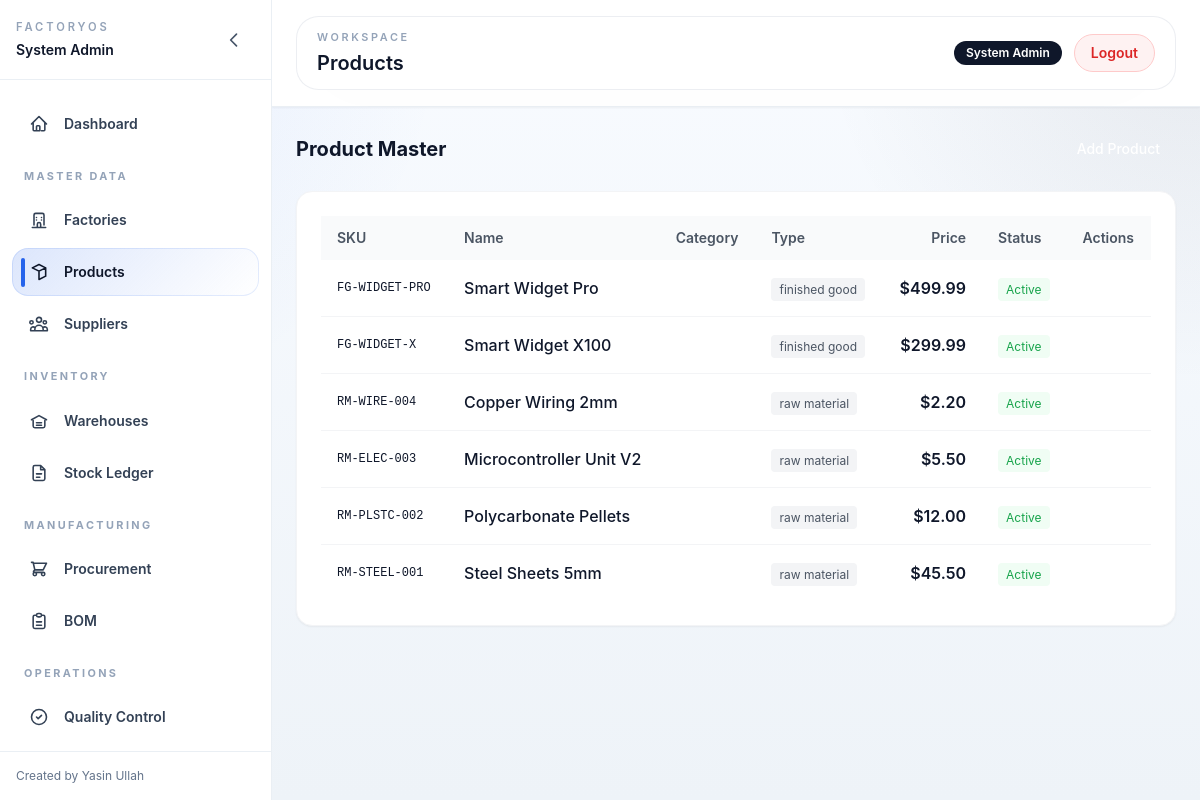
The page /master/products (signed in) on the database its author committed.
### tables this page shows
CREATE TABLE `products` (
  `id` int NOT NULL,
  `sku` varchar(100) NOT NULL,
  `name` varchar(150) NOT NULL,
  `type` enum('raw_material','finished_good','semi_finished') NOT NULL,
  `reorder_level` decimal(15,2) DEFAULT '0.00',
  `price` decimal(15,2) DEFAULT '0.00',
  `status` enum('active','inactive') DEFAULT 'active',
  `created_at` timestamp NULL DEFAULT CURRENT_TIMESTAMP
);

### app/Controllers/MasterDataController.php (called while the page is built, shortened)
<?php
class MasterDataController extends Controller {
    public function products() {
        $model = new Product();
        $data = ['title' => 'Products', 'products' => $model->getAll()];
        $this->view('master/products', $data);
    }
}

### app/Core/Application.php (called while the page is built, shortened)
<?php
class Application {
    private $router;
    public function __construct() {
        require_once __DIR__ . '/Database.php';
        require_once __DIR__ . '/Router.php';
        require_once __DIR__ . '/Controller.php';
        require_once __DIR__ . '/Model.php';
        $this->router = new Router();
    }
    private function registerRoutes() {
        $this->router->loadRoutes();
    }
    public function run() {
        $this->router->dispatch($_SERVER['REQUEST_URI'], $_SERVER['REQUEST_METHOD']);
    }
}

### public/index.php (called while the page is built, shortened)
<?php
require_once __DIR__ . '/../app/Helpers/AppHelper.php';
require_once __DIR__ . '/../app/Core/Application.php';
$app = new App\Core\Application();
$app->run();

### app/Core/Database.php (called while the page is built, shortened)
<?php
class Database {
    private static $instance = null;
    private $connection;
    private function __construct() {
        $config = require __DIR__ . '/../../config/database.php';
        $dsn = "mysql:host=" . $config['host'] . ";dbname=" . $config['database'] . ";charset=" . $config['charset'];
        try {
            $this->connection = new PDO($dsn, $config['username'], $config['password'], [
                PDO::ATTR_ERRMODE => PDO::ERRMODE_EXCEPTION,
                PDO::ATTR_DEFAULT_FETCH_MODE => PDO::FETCH_ASSOC,
                PDO::ATTR_EMULATE_PREPARES => false,
            ]);
        } catch (PDOException $e) {
            header('HTTP/1.1 500 Internal Server Error');
            echo json_encode(['error' => 'Database connection failed.']);
            exit;
        }
    }
    public static function getInstance() {
        if (self::$instance === null) {
            self::$instance = new Database();
        }
        return self::$instance;
    }
    public function getConnection() {
        return $this->connection;
    }
}

### config/database.php (called while the page is built)
<?php
return [
    'host' => '127.0.0.1',
    'database' => 'myfactory_db',
    'username' => 'root',
    'password' => 'root',
    'charset' => 'utf8mb4'
];

### app/Core/Model.php (called while the page is built, shortened)
<?php
class Model {
    public function __construct() {
        $this->db = Database::getInstance()->getConnection();
    }
}

### app/Models/Product.php (called while the page is built, shortened)
<?php
class Product extends Model {
    public function getAll() {
        return $this->db->query("SELECT * FROM products ORDER BY id DESC")->fetchAll(PDO::FETCH_ASSOC);
    }
}

### config/app.php (called while the page is built)
<?php
return [
    'app_name' => 'Enterprise Factory Management',
    'base_path' => '/myfactory',
    'timezone' => 'UTC',
    'session_timeout' => 28800,
    'idle_timeout' => 2400,
];

### app/Helpers/AppHelper.php (called while the page is built, shortened)
<?php
if (!function_exists('app_config')) {
    function app_config() {
        static $config = null;
        if ($config === null) {
            $config = require __DIR__ . '/../../config/app.php';
        }
        return $config;
    }
}
if (!function_exists('app_path')) {
    function app_path() {
        $basePath = trim((string) (app_config()['base_path'] ?? ''), '/');
        return $basePath === '' ? '' : '/' . $basePath;
    }
}
if (!function_exists('app_url')) {
    function app_url($path = '/') {
        $basePath = app_path();
        $path = trim((string) $path);
        if ($path === '' || $path === '/') {
            return $basePath === '' ? '/' : $basePath . '/';
        }
        return ($basePath === '' ? '' : $basePath) . '/' . ltrim($path, '/');
    }
}
if (!function_exists('app_request_path')) {
    function app_request_path() {
        $path = parse_url($_SERVER['REQUEST_URI'] ?? '/', PHP_URL_PATH) ?: '/';
        $basePath = app_path();
        foreach (array_filter([$basePath . '/public', $basePath], fn ($value) => $value !== '') as $prefix) {
            if (strpos($path, $prefix) === 0) {
                $path = substr($path, strlen($prefix));
                break;
            }
        }
        return $path === '' ? '/' : $path;
    }
}
if (!function_exists('sidebar_is_collapsed')) {
    function sidebar_is_collapsed() {
        return isset($_COOKIE['sidebar_collapsed']) && $_COOKIE['sidebar_collapsed'] === '1';
    }
}

### app/Models/User.php (called while the page is built, shortened)
<?php
class User extends Model {
    public static function getAccessProfile($userId) {
        $db = \App\Core\Database::getInstance()->getConnection();
        $stmt = $db->prepare("
            SELECT u.role_id, u.role, r.name AS role_name
            FROM users u
            LEFT JOIN roles r ON u.role_id = r.id
            WHERE u.id = ?
            LIMIT 1
        ");
        $stmt->execute([$userId]);
        return $stmt->fetch(PDO::FETCH_ASSOC) ?: null;
    }
    public static function isSuperAdmin($userId) {
        $profile = self::getAccessProfile($userId);
        if ((int) ($profile['role_id'] ?? 0) === 1) {
            return true;
        }
        return false;
    }
    public static function hasPermission($userId, $module, $action = 'read') {
        $profile = self::getAccessProfile($userId);
        if (self::isSuperAdmin($userId)) {
            return true;
        }
        $roleId = (int) ($profile['role_id'] ?? 0);
        $column = 'can_' . $action;
        $db = \App\Core\Database::getInstance()->getConnection();
        $stmt = $db->prepare("SELECT $column FROM role_permissions WHERE role_id = ? AND module = ? LIMIT 1");
        $stmt->execute([$roleId, $module]);
        $perm = $stmt->fetchColumn();
        return $perm ? true : false;
    }
}

### app/Views/master/products.php (the view, shortened to what this page needs)
<div class="space-y-6">
    <div class="flex justify-between items-center">
        <h3 class="text-xl font-bold">Product Master</h3>
        <button class="bg-primary text-white px-4 py-2 rounded-lg text-sm font-medium hover:opacity-90"><i class="fas fa-plus mr-2"></i>Add Product</button>
    </div>
    <div class="bg-white p-6 rounded-2xl shadow-sm border border-gray-100 overflow-x-auto">
        <table class="datatable w-full text-left">
            <thead class="bg-gray-50">
                <tr>
                    <th class="px-4 py-3 text-sm font-semibold text-gray-600">SKU</th>
                    <th class="px-4 py-3 text-sm font-semibold text-gray-600">Name</th>
                    <th class="px-4 py-3 text-sm font-semibold text-gray-600">Category</th>
                    <th class="px-4 py-3 text-sm font-semibold text-gray-600">Type</th>
                    <th class="px-4 py-3 text-sm font-semibold text-gray-600 text-right">Price</th>
                    <th class="px-4 py-3 text-sm font-semibold text-gray-600">Status</th>
                    <th class="px-4 py-3 text-sm font-semibold text-gray-600">Actions</th>
                </tr>
            </thead>
            <tbody class="divide-y divide-gray-100">
                <?php foreach ($products as $p): ?>
                <tr class="hover:bg-gray-50 transition-colors">
                    <td class="px-4 py-4 font-mono text-xs"><?= $p['sku'] ?></td>
                    <td class="px-4 py-4 font-medium"><?= $p['name'] ?></td>
                    <td class="px-4 py-4 text-sm"><?= $p['category_name'] ?></td>
                    <td class="px-4 py-4">
                        <span class="px-2 py-1 bg-gray-100 text-gray-600 rounded text-xs"><?= str_replace('_', ' ', $p['type']) ?></span>
                    </td>
                    <td class="px-4 py-4 text-right font-semibold">$<?= number_format($p['price'], 2) ?></td>
                    <td class="px-4 py-4">
                        <span class="px-2 py-1 <?= $p['status'] == 'active' ? 'bg-green-50 text-green-600' : 'bg-red-50 text-red-600' ?> rounded text-xs"><?= ucfirst($p['status']) ?></span>
                    </td>
                    <td class="px-4 py-4">
                    </td>
                </tr>
                <?php endforeach; ?>
            </tbody>
        </table>
    </div>
</div>
<?php
$content = ob_get_clean();
require_once __DIR__ . '/../layouts/main.php';
?>

### app/Core/Router.php (shortened to what this page needs)
<?php
class Router {
    private static $routes = [];
    public static function get($route, $action) {
        self::$routes['GET'][$route] = $action;
    }
    public static function post($route, $action) {
        self::$routes['POST'][$route] = $action;
    }
    public function dispatch($uri, $method) {
        $parsedUrl = parse_url($uri);
        $path = $parsedUrl['path'];
        $config = require __DIR__ . '/../../config/app.php';
        $configuredBasePath = '/' . trim((string) ($config['base_path'] ?? ''), '/');
        $configuredBasePath = $configuredBasePath === '/' ? '' : $configuredBasePath;
        $baseDirs = array_values(array_unique(array_filter([
            $configuredBasePath !== '' ? $configuredBasePath . '/public' : '',
            $configuredBasePath,
            '/myfactory/public',
            '/myfactory',
        ])));
        foreach ($baseDirs as $dir) {
            if (strpos($path, $dir) === 0) {
                $path = substr($path, strlen($dir));
            }
        }
        $method = strtoupper($method);
        foreach (self::$routes[$method] ?? [] as $route => $action) {
            $pattern = preg_replace('/\{([a-zA-Z0-9_]+)\}/', '(?P<\1>[a-zA-Z0-9_]+)', $route);
            $pattern = '#^' . $pattern . '$#';
            if (preg_match($pattern, $path, $matches)) {
                $params = array_filter($matches, 'is_string', ARRAY_FILTER_USE_KEY);
                list($controller, $methodName) = explode('@', $action);
                $controllerInstance = new $controllerClass();
                call_user_func_array([$controllerInstance, $methodName], $params);
                return;
            }
        }
        exit;
    }
}

### app/Core/Controller.php (shortened to what this page needs)
<?php
class Controller {
    protected function view($view, $data = []) {
        extract($data);
        $viewFile = __DIR__ . '/../Views/' . $view . '.php';
        if (file_exists($viewFile)) {
            require_once $viewFile;
        } else {
            die("View $view not found.");
        }
    }
    protected function checkAuth() {
        $config = require __DIR__ . '/../../config/app.php';
    }
}

### app/Views/layouts/main.php (shortened to what this page needs)
<?php
$sidebarCollapsed = sidebar_is_collapsed();
$userId = $_SESSION['user_id'] ?? null;
$currentPath = app_request_path();
$canReadModule = static function ($module) use ($userId) {
    if (!$userId) {
        return false;
    }
    if ($module === null) {
        return true;
    }
    return \App\Models\User::hasPermission($userId, $module, 'read');
};
?>
<!DOCTYPE html>
<html lang="en" class="<?= $sidebarCollapsed ? 'sidebar-collapsed' : '' ?>">
<head>
    <script src="https://cdn.tailwindcss.com"></script>
    <link rel="stylesheet" href="https://cdnjs.cloudflare.com/ajax/libs/animate.css/4.1.1/animate.min.css"/>
    <link rel="stylesheet" href="https://cdn.datatables.net/1.13.6/css/jquery.dataTables.min.css"/>
    <link rel="stylesheet" href="https://cdn.datatables.net/responsive/2.5.0/css/responsive.dataTables.min.css"/>
    <link href="https://cdn.jsdelivr.net/npm/select2@4.1.0-rc.0/dist/css/select2.min.css" rel="stylesheet" />
</head>
<body class="min-h-screen overflow-hidden text-slate-900 antialiased">
    <aside id="sidebar" class="fixed left-0 top-0 z-40 flex h-screen w-[17rem] flex-col border-r border-slate-200/70">
        <div class="sidebar-header flex h-20 items-center justify-between border-b border-slate-200/70 px-4">
            <div class="min-w-0">
                <div class="sidebar-brand text-[0.7rem] font-semibold uppercase tracking-[0.26em] text-slate-400">FactoryOS</div>
                <div class="sidebar-brand mt-1 truncate text-sm font-semibold text-slate-900"><?= htmlspecialchars($_SESSION['full_name'] ?? 'Workspace') ?></div>
            </div>
            <button id="sidebarToggle" type="button" class="sidebar-toggle-btn inline-flex items-center justify-center" aria-label="Toggle sidebar">
                <svg id="sidebarToggleIcon" class="h-5 w-5" fill="none" stroke="currentColor" viewBox="0 0 24 24">
                    <path stroke-linecap="round" stroke-linejoin="round" stroke-width="2" d="M15 19l-7-7 7-7"></path>
                </svg>
            </button>
        </div>
        <nav class="flex-1 overflow-y-auto overflow-x-hidden px-3 py-4">
            <?php foreach ($navSections as $section): ?>
                <?php
                $visibleItems = array_values(array_filter($section['items'], static function ($item) use ($canReadModule) {
                    return $canReadModule($item['module']);
                }));
                ?>
                <?php if (!empty($section['title'])): ?>
                    <div class="sidebar-group-title px-3 pb-2 pt-5 text-[0.68rem] font-bold uppercase tracking-[0.22em] text-slate-400"><?= htmlspecialchars($section['title']) ?></div>
                <?php endif; ?>
                <?php foreach ($visibleItems as $item): ?>
                    <?php
                    $isActive = false;
                    foreach ($item['match'] as $match) {
                        if ($match !== '/' && strpos($currentPath, $match) === 0) {
                            $isActive = true;
                            break;
                        }
                    }
                    ?>
                    <a
                        href="<?= htmlspecialchars(app_url($item['path'])) ?>"
                        data-label="<?= htmlspecialchars($item['label']) ?>"
                        class="nav-item mt-1 px-4 py-3 text-sm font-semibold <?= $isActive ? 'active' : '' ?>"
                    >
                        <span class="nav-item-icon">
                            <svg class="h-5 w-5" fill="none" stroke="currentColor" viewBox="0 0 24 24"><?= $item['icon'] ?></svg>
                        </span>
                        <span class="sidebar-text"><?= htmlspecialchars($item['label']) ?></span>
                    </a>
                <?php endforeach; ?>
            <?php endforeach; ?>
        </nav>
        <div class="sidebar-footer border-t border-slate-200/70 px-4 py-4 text-xs text-slate-500">
            <div class="sidebar-footer-text">Created by Yasin Ullah</div>
        </div>
    </aside>
    <div id="app-container" class="flex min-h-screen flex-col pl-0 <?= $sidebarCollapsed ? 'lg:pl-[5.25rem]' : 'lg:pl-[17rem]' ?>">
        <header class="top-header sticky top-0 z-30 border-b border-slate-200/70 px-4 py-4 shadow-sm shadow-slate-900/5 sm:px-6">
            <div class="glass-panel flex items-center justify-between rounded-[1.4rem] px-4 py-3 sm:px-5">
                <div class="min-w-0">
                    <div class="text-[0.68rem] font-semibold uppercase tracking-[0.24em] text-slate-400">Workspace</div>
                    <h2 class="truncate pt-1 text-lg font-semibold text-slate-900 sm:text-xl"><?= htmlspecialchars($title ?? '') ?></h2>
                </div>
                <div class="ml-4 flex flex-shrink-0 items-center gap-3">
                    <span class="hidden rounded-full bg-slate-900 px-3 py-1 text-xs font-semibold text-white sm:inline-flex"><?= htmlspecialchars($_SESSION['full_name'] ?? 'User') ?></span>
                    <a href="<?= htmlspecialchars(app_url('/logout')) ?>" class="inline-flex items-center rounded-full border border-red-200 bg-red-50 px-4 py-2 text-sm font-semibold text-red-600 transition-colors hover:bg-red-100">Logout</a>
                </div>
            </div>
        </header>
        <main id="main-content" class="flex-1 overflow-x-hidden overflow-y-auto px-4 py-5 sm:px-6 sm:py-6">
            <?= $content ?? '' ?>
        </main>
    </div>
</body>
</html>

### rows shown on the page
products: sku "FG-WIDGET-PRO", name "Smart Widget Pro", type "finished good", price "499.99", status "Active"
products: sku "FG-WIDGET-X", name "Smart Widget X100", type "finished good", price "299.99", status "Active"
products: sku "RM-WIRE-004", name "Copper Wiring 2mm", type "raw material", price "2.20", status "Active"
products: sku "RM-ELEC-003", name "Microcontroller Unit V2", type "raw material", price "5.50", status "Active"
products: sku "RM-PLSTC-002", name "Polycarbonate Pellets", type "raw material", price "12.00", status "Active"
products: sku "RM-STEEL-001", name "Steel Sheets 5mm", type "raw material", price "45.50", status "Active"

### other values the page prints
$item['label'] "Dashboard"
$section['title'] "MASTER DATA"
$item['label'] "Factories"
$item['label'] "Products"
$item['label'] "Suppliers"
$section['title'] "INVENTORY"
$item['label'] "Warehouses"
$item['label'] "Stock Ledger"
$section['title'] "MANUFACTURING"
$item['label'] "Procurement"
$item['label'] "BOM"
$section['title'] "OPERATIONS"
$item['label'] "Quality Control"
